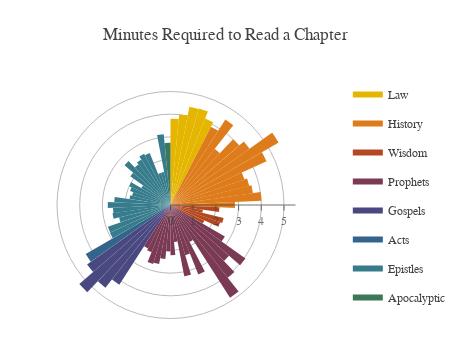

Source (notebook cell):
### Markdown cell above
By the 1st year, we would have only completed 18% of the bible. If this is not discouraging enough, after a further year, we would still not have completed the Old Testament (<span class="yellow-text">Law</span> to <span class="red-text">Prophets</span>). However, upon reaching the New Testament (<span class="blue-text">Gospels</span> to <span class="green-text">Apocalyptic</span>), we could complete the whole set of books within 9 months. The Old Testament is deceivingly at least 3 times longer than the New Testament!

####  Chapter Length

Assuming that the average human reads <a href="http://www.readingsoft.com/" target="_blank">200 words per minute</a>, we can also estimate how long it will take to read 1 chapter a day:

### Code cell
bible["Minutes_p_Chapter"] = bible["Words"] / bible["Chapters"] / 200.
inputs = []

deg_incr = 360. / len(bible.index)
for name, group in __get_genre_groups():
    
    # Insert Legend Item
    inputs.append(
        py_go.Scatterpolar(
            r = [0, 0, 0, 0],
            theta = [0, 0, 0, 0],
            name = name,
            legendgroup = name,
            mode = 'none',
            fill = 'toself',
            fillcolor = __get_genre_colors()[name],
            showlegend = True
        )
    
    )    
    
    # Insert Each Book
    for key, val in group["Minutes_p_Chapter"].items():
        inputs.append(
            py_go.Scatterpolar(
                r = [0, val, val, 0],
                theta = [0,bible.index.get_loc(key)*deg_incr,(bible.index.get_loc(key)+1)*deg_incr,0],
                name = bible["Name"][key],
                legendgroup = name,
                mode = 'none',
                hoverinfo ='text',
                text=bible["Name"][key] + ": " + "{:.1f}".format(val) + " min",
                fill = 'toself',
                fillcolor = __get_genre_colors()[name],
                showlegend = False
            )
        )


layout = py_go.Layout(_d.py_layout)
layout["autosize"] = False
layout["width"] = 450
layout["height"] = 350
layout["margin"] = dict(t=80,l=0,r=0,b=20)
layout["title"] = "Minutes Required to Read a Chapter"
layout["polar"]["angularaxis"]["visible"]=False

fig = py_go.Figure(data=inputs, layout=layout)
py.iplot(fig, config=_d.py_config)

### Figure 1 — Plotly figure (JSON) as saved in the notebook; plotly's stock layout.template omitted (floating-point values rounded to 4 significant figures)
{"data": [{"fill": "toself", "fillcolor": "#e4b600", "legendgroup": "Law", "mode": "none", "name": "Law", "r": [0, 0, 0, 0], "showlegend": true, "theta": [0, 0, 0, 0], "type": "scatterpolar"}, {"fill": "toself", "fillcolor": "#e4b600", "hoverinfo": "text", "legendgroup": "Law", "mode": "none", "name": "Genesis", "r": [0, 3.804, 3.804, 0], "showlegend": false, "text": "Genesis: 3.8 min", "theta": [0, 0, 5.455, 0], "type": "scatterpolar"}, {"fill": "toself", "fillcolor": "#e4b600", "hoverinfo": "text", "legendgroup": "Law", "mode": "none", "name": "Exodus", "r": [0, 4.01, 4.01, 0], "showlegend": false, "text": "Exodus: 4.0 min", "theta": [0, 5.455, 10.91, 0], "type": "scatterpolar"}, {"fill": "toself", "fillcolor": "#e4b600", "hoverinfo": "text", "legendgroup": "Law", "mode": "none", "name": "Leviticus", "r": [0, 4.402, 4.402, 0], "showlegend": false, "text": "Leviticus: 4.4 min", "theta": [0, 10.91, 16.36, 0], "type": "scatterpolar"}, {"fill": "toself", "fillcolor": "#e4b600", "hoverinfo": "text", "legendgroup": "Law", "mode": "none", "name": "Numbers", "r": [0, 4.432, 4.432, 0], "showlegend": false, "text": "Numbers: 4.4 min", "theta": [0, 16.36, 21.82, 0], "type": "scatterpolar"}, {"fill": "toself", "fillcolor": "#e4b600", "hoverinfo": "text", "legendgroup": "Law", "mode": "none", "name": "Deuteronomy", "r": [0, 4.101, 4.101, 0], "showlegend": false, "text": "Deuteronomy: 4.1 min", "theta": [0, 21.82, 27.27, 0], "type": "scatterpolar"}, {"fill": "toself", "fillcolor": "#de7c1c", "legendgroup": "History", "mode": "none", "name": "History", "r": [0, 0, 0, 0], "showlegend": true, "theta": [0, 0, 0, 0], "type": "scatterpolar"}, {"fill": "toself", "fillcolor": "#de7c1c", "hoverinfo": "text", "legendgroup": "History", "mode": "none", "name": "Joshua", "r": [0, 3.884, 3.884, 0], "showlegend": false, "text": "Joshua: 3.9 min", "theta": [0, 27.27, 32.73, 0], "type": "scatterpolar"}, {"fill": "toself", "fillcolor": "#de7c1c", "hoverinfo": "text", "legendgroup": "History", "mode": "none", "name": "Judges", "r": [0, 4.473, 4.473, 0], "showlegend": false, "text": "Judges: 4.5 min", "theta": [0, 32.73, 38.18, 0], "type": "scatterpolar"}, {"fill": "toself", "fillcolor": "#de7c1c", "hoverinfo": "text", "legendgroup": "History", "mode": "none", "name": "Ruth", "r": [0, 3.15, 3.15, 0], "showlegend": false, "text": "Ruth: 3.1 min", "theta": [0, 38.18, 43.64, 0], "type": "scatterpolar"}, {"fill": "toself", "fillcolor": "#de7c1c", "hoverinfo": "text", "legendgroup": "History", "mode": "none", "name": "1 Samuel", "r": [0, 3.995, 3.995, 0], "showlegend": false, "text": "1 Samuel: 4.0 min", "theta": [0, 43.64, 49.09, 0], "type": "scatterpolar"}, {"fill": "toself", "fillcolor": "#de7c1c", "hoverinfo": "text", "legendgroup": "History", "mode": "none", "name": "2 Samuel", "r": [0, 4.275, 4.275, 0], "showlegend": false, "text": "2 Samuel: 4.3 min", "theta": [0, 49.09, 54.55, 0], "type": "scatterpolar"}, {"fill": "toself", "fillcolor": "#de7c1c", "hoverinfo": "text", "legendgroup": "History", "mode": "none", "name": "1 Kings", "r": [0, 5.506, 5.506, 0], "showlegend": false, "text": "1 Kings: 5.5 min", "theta": [0, 54.55, 60.0, 0], "type": "scatterpolar"}, {"fill": "toself", "fillcolor": "#de7c1c", "hoverinfo": "text", "legendgroup": "History", "mode": "none", "name": "2 Kings", "r": [0, 4.651, 4.651, 0], "showlegend": false, "text": "2 Kings: 4.7 min", "theta": [0, 60.0, 65.45, 0], "type": "scatterpolar"}, {"fill": "toself", "fillcolor": "#de7c1c", "hoverinfo": "text", "legendgroup": "History", "mode": "none", "name": "1 Chronicles", "r": [0, 3.451, 3.451, 0], "showlegend": false, "text": "1 Chronicles: 3.5 min", "theta": [0, 65.45, 70.91, 0], "type": "scatterpolar"}, {"fill": "toself", "fillcolor": "#de7c1c", "hoverinfo": "text", "legendgroup": "History", "mode": "none", "name": "2 Chronicles", "r": [0, 3.57, 3.57, 0], "showlegend": false, "text": "2 Chronicles: 3.6 min", "theta": [0, 70.91, 76.36, 0], "type": "scatterpolar"}, {"fill": "toself", "fillcolor": "#de7c1c", "hoverinfo": "text", "legendgroup": "History", "mode": "none", "name": "Ezra", "r": [0, 3.667, 3.667, 0], "showlegend": false, "text": "Ezra: 3.7 min", "theta": [0, 76.36, 81.82, 0], "type": "scatterpolar"}, {"fill": "toself", "fillcolor": "#de7c1c", "hoverinfo": "text", "legendgroup": "History", "mode": "none", "name": "Nehemiah", "r": [0, 4.01, 4.01, 0], "showlegend": false, "text": "Nehemiah: 4.0 min", "theta": [0, 81.82, 87.27, 0], "type": "scatterpolar"}, {"fill": "toself", "fillcolor": "#de7c1c", "hoverinfo": "text", "legendgroup": "History", "mode": "none", "name": "Esther", "r": [0, 2.84, 2.84, 0], "showlegend": false, "text": "Esther: 2.8 min", "theta": [0, 87.27, 92.73, 0], "type": "scatterpolar"}, {"fill": "toself", "fillcolor": "#b44820", "legendgroup": "Wisdom", "mode": "none", "name": "Wisdom", "r": [0, 0, 0, 0], "showlegend": true, "theta": [0, 0, 0, 0], "type": "scatterpolar"}, {"fill": "toself", "fillcolor": "#b44820", "hoverinfo": "text", "legendgroup": "Wisdom", "mode": "none", "name": "Job", "r": [0, 2.16, 2.16, 0], "showlegend": false, "text": "Job: 2.2 min", "theta": [0, 92.73, 98.18, 0], "type": "scatterpolar"}, {"fill": "toself", "fillcolor": "#b44820", "hoverinfo": "text", "legendgroup": "Wisdom", "mode": "none", "name": "Psalms", "r": [0, 1.443, 1.443, 0], "showlegend": false, "text": "Psalms: 1.4 min", "theta": [0, 98.18, 103.6, 0], "type": "scatterpolar"}, {"fill": "toself", "fillcolor": "#b44820", "hoverinfo": "text", "legendgroup": "Wisdom", "mode": "none", "name": "Proverbs", "r": [0, 2.408, 2.408, 0], "showlegend": false, "text": "Proverbs: 2.4 min", "theta": [0, 103.6, 109.1, 0], "type": "scatterpolar"}, {"fill": "toself", "fillcolor": "#b44820", "hoverinfo": "text", "legendgroup": "Wisdom", "mode": "none", "name": "Ecclesiastes", "r": [0, 2.316, 2.316, 0], "showlegend": false, "text": "Ecclesiastes: 2.3 min", "theta": [0, 109.1, 114.5, 0], "type": "scatterpolar"}, {"fill": "toself", "fillcolor": "#b44820", "hoverinfo": "text", "legendgroup": "Wisdom", "mode": "none", "name": "Song of Solomon", "r": [0, 1.64, 1.64, 0], "showlegend": false, "text": "Song of Solomon: 1.6 min", "theta": [0, 114.5, 120.0, 0], "type": "scatterpolar"}, {"fill": "toself", "fillcolor": "#7a3a54", "legendgroup": "Prophets", "mode": "none", "name": "Prophets", "r": [0, 0, 0, 0], "showlegend": true, "theta": [0, 0, 0, 0], "type": "scatterpolar"}, {"fill": "toself", "fillcolor": "#7a3a54", "hoverinfo": "text", "legendgroup": "Prophets", "mode": "none", "name": "Isaiah", "r": [0, 2.764, 2.764, 0], "showlegend": false, "text": "Isaiah: 2.8 min", "theta": [0, 120.0, 125.5, 0], "type": "scatterpolar"}, {"fill": "toself", "fillcolor": "#7a3a54", "hoverinfo": "text", "legendgroup": "Prophets", "mode": "none", "name": "Jeremiah", "r": [0, 4.053, 4.053, 0], "showlegend": false, "text": "Jeremiah: 4.1 min", "theta": [0, 125.5, 130.9, 0], "type": "scatterpolar"}, {"fill": "toself", "fillcolor": "#7a3a54", "hoverinfo": "text", "legendgroup": "Prophets", "mode": "none", "name": "Lamentations", "r": [0, 3.414, 3.414, 0], "showlegend": false, "text": "Lamentations: 3.4 min", "theta": [0, 130.9, 136.4, 0], "type": "scatterpolar"}, {"fill": "toself", "fillcolor": "#7a3a54", "hoverinfo": "text", "legendgroup": "Prophets", "mode": "none", "name": "Ezekiel", "r": [0, 4.079, 4.079, 0], "showlegend": false, "text": "Ezekiel: 4.1 min", "theta": [0, 136.4, 141.8, 0], "type": "scatterpolar"}, {"fill": "toself", "fillcolor": "#7a3a54", "hoverinfo": "text", "legendgroup": "Prophets", "mode": "none", "name": "Daniel", "r": [0, 4.852, 4.852, 0], "showlegend": false, "text": "Daniel: 4.9 min", "theta": [0, 141.8, 147.3, 0], "type": "scatterpolar"}, {"fill": "toself", "fillcolor": "#7a3a54", "hoverinfo": "text", "legendgroup": "Prophets", "mode": "none", "name": "Hosea", "r": [0, 1.837, 1.837, 0], "showlegend": false, "text": "Hosea: 1.8 min", "theta": [0, 147.3, 152.7, 0], "type": "scatterpolar"}, {"fill": "toself", "fillcolor": "#7a3a54", "hoverinfo": "text", "legendgroup": "Prophets", "mode": "none", "name": "Joel", "r": [0, 3.298, 3.298, 0], "showlegend": false, "text": "Joel: 3.3 min", "theta": [0, 152.7, 158.2, 0], "type": "scatterpolar"}, {"fill": "toself", "fillcolor": "#7a3a54", "hoverinfo": "text", "legendgroup": "Prophets", "mode": "none", "name": "Amos", "r": [0, 2.304, 2.304, 0], "showlegend": false, "text": "Amos: 2.3 min", "theta": [0, 158.2, 163.6, 0], "type": "scatterpolar"}, {"fill": "toself", "fillcolor": "#7a3a54", "hoverinfo": "text", "legendgroup": "Prophets", "mode": "none", "name": "Obadiah", "r": [0, 3.2, 3.2, 0], "showlegend": false, "text": "Obadiah: 3.2 min", "theta": [0, 163.6, 169.1, 0], "type": "scatterpolar"}, {"fill": "toself", "fillcolor": "#7a3a54", "hoverinfo": "text", "legendgroup": "Prophets", "mode": "none", "name": "Jonah", "r": [0, 1.639, 1.639, 0], "showlegend": false, "text": "Jonah: 1.6 min", "theta": [0, 169.1, 174.5, 0], "type": "scatterpolar"}, {"fill": "toself", "fillcolor": "#7a3a54", "hoverinfo": "text", "legendgroup": "Prophets", "mode": "none", "name": "Micah", "r": [0, 2.211, 2.211, 0], "showlegend": false, "text": "Micah: 2.2 min", "theta": [0, 174.5, 180, 0], "type": "scatterpolar"}, {"fill": "toself", "fillcolor": "#7a3a54", "hoverinfo": "text", "legendgroup": "Prophets", "mode": "none", "name": "Nahum", "r": [0, 2.045, 2.045, 0], "showlegend": false, "text": "Nahum: 2.0 min", "theta": [0, 180, 185.5, 0], "type": "scatterpolar"}, {"fill": "toself", "fillcolor": "#7a3a54", "hoverinfo": "text", "legendgroup": "Prophets", "mode": "none", "name": "Habakkuk", "r": [0, 2.388, 2.388, 0], "showlegend": false, "text": "Habakkuk: 2.4 min", "theta": [0, 185.5, 190.9, 0], "type": "scatterpolar"}, {"fill": "toself", "fillcolor": "#7a3a54", "hoverinfo": "text", "legendgroup": "Prophets", "mode": "none", "name": "Zephaniah", "r": [0, 2.652, 2.652, 0], "showlegend": false, "text": "Zephaniah: 2.7 min", "theta": [0, 190.9, 196.4, 0], "type": "scatterpolar"}, {"fill": "toself", "fillcolor": "#7a3a54", "hoverinfo": "text", "legendgroup": "Prophets", "mode": "none", "name": "Haggai", "r": [0, 2.71, 2.71, 0], "showlegend": false, "text": "Haggai: 2.7 min", "theta": [0, 196.4, 201.8, 0], "type": "scatterpolar"}, {"fill": "toself", "fillcolor": "#7a3a54", "hoverinfo": "text", "legendgroup": "Prophets", "mode": "none", "name": "Zechariah", "r": [0, 2.248, 2.248, 0], "showlegend": false, "text": "Zechariah: 2.2 min", "theta": [0, 201.8, 207.3, 0], "type": "scatterpolar"}, {"fill": "toself", "fillcolor": "#7a3a54", "hoverinfo": "text", "legendgroup": "Prophets", "mode": "none", "name": "Malachi", "r": [0, 2.154, 2.154, 0], "showlegend": false, "text": "Malachi: 2.2 min", "theta": [0, 207.3, 212.7, 0], "type": "scatterpolar"}, {"fill": "toself", "fillcolor": "#4a4880", "legendgroup": "Gospels", "mode": "none", "name": "Gospels", "r": [0, 0, 0, 0], "showlegend": true, "theta": [0, 0, 0, 0], "type": "scatterpolar"}, {"fill": "toself", "fillcolor": "#4a4880", "hoverinfo": "text", "legendgroup": "Gospels", "mode": "none", "name": "Matthew", "r": [0, 4.17, 4.17, 0], "showlegend": false, "text": "Matthew: 4.2 min", "theta": [0, 212.7, 218.2, 0], "type": "scatterpolar"}, {"fill": "toself", "fillcolor": "#4a4880", "hoverinfo": "text", "legendgroup": "Gospels", "mode": "none", "name": "Mark", "r": [0, 4.638, 4.638, 0], "showlegend": false, "text": "Mark: 4.6 min", "theta": [0, 218.2, 223.6, 0], "type": "scatterpolar"}, {"fill": "toself", "fillcolor": "#4a4880", "hoverinfo": "text", "legendgroup": "Gospels", "mode": "none", "name": "Luke", "r": [0, 5.315, 5.315, 0], "showlegend": false, "text": "Luke: 5.3 min", "theta": [0, 223.6, 229.1, 0], "type": "scatterpolar"}, {"fill": "toself", "fillcolor": "#4a4880", "hoverinfo": "text", "legendgroup": "Gospels", "mode": "none", "name": "John", "r": [0, 4.51, 4.51, 0], "showlegend": false, "text": "John: 4.5 min", "theta": [0, 229.1, 234.5, 0], "type": "scatterpolar"}, {"fill": "toself", "fillcolor": "#34648b", "legendgroup": "Acts", "mode": "none", "name": "Acts", "r": [0, 0, 0, 0], "showlegend": true, "theta": [0, 0, 0, 0], "type": "scatterpolar"}, {"fill": "toself", "fillcolor": "#34648b", "hoverinfo": "text", "legendgroup": "Acts", "mode": "none", "name": "Acts", "r": [0, 4.312, 4.312, 0], "showlegend": false, "text": "Acts: 4.3 min", "theta": [0, 234.5, 240.0, 0], "type": "scatterpolar"}, {"fill": "toself", "fillcolor": "#377c8c", "legendgroup": "Epistles", "mode": "none", "name": "Epistles", "r": [0, 0, 0, 0], "showlegend": true, "theta": [0, 0, 0, 0], "type": "scatterpolar"}, {"fill": "toself", "fillcolor": "#377c8c", "hoverinfo": "text", "legendgroup": "Epistles", "mode": "none", "name": "Romans", "r": [0, 2.938, 2.938, 0], "showlegend": false, "text": "Romans: 2.9 min", "theta": [0, 240.0, 245.5, 0], "type": "scatterpolar"}, {"fill": "toself", "fillcolor": "#377c8c", "hoverinfo": "text", "legendgroup": "Epistles", "mode": "none", "name": "1 Corinthians", "r": [0, 2.919, 2.919, 0], "showlegend": false, "text": "1 Corinthians: 2.9 min", "theta": [0, 245.5, 250.9, 0], "type": "scatterpolar"}, {"fill": "toself", "fillcolor": "#377c8c", "hoverinfo": "text", "legendgroup": "Epistles", "mode": "none", "name": "2 Corinthians", "r": [0, 2.333, 2.333, 0], "showlegend": false, "text": "2 Corinthians: 2.3 min", "theta": [0, 250.9, 256.4, 0], "type": "scatterpolar"}, {"fill": "toself", "fillcolor": "#377c8c", "hoverinfo": "text", "legendgroup": "Epistles", "mode": "none", "name": "Galatians", "r": [0, 2.583, 2.583, 0], "showlegend": false, "text": "Galatians: 2.6 min", "theta": [0, 256.4, 261.8, 0], "type": "scatterpolar"}, {"fill": "toself", "fillcolor": "#377c8c", "hoverinfo": "text", "legendgroup": "Epistles", "mode": "none", "name": "Ephesians", "r": [0, 2.538, 2.538, 0], "showlegend": false, "text": "Ephesians: 2.5 min", "theta": [0, 261.8, 267.3, 0], "type": "scatterpolar"}, {"fill": "toself", "fillcolor": "#377c8c", "hoverinfo": "text", "legendgroup": "Epistles", "mode": "none", "name": "Philippians", "r": [0, 2.765, 2.765, 0], "showlegend": false, "text": "Philippians: 2.8 min", "theta": [0, 267.3, 272.7, 0], "type": "scatterpolar"}, {"fill": "toself", "fillcolor": "#377c8c", "hoverinfo": "text", "legendgroup": "Epistles", "mode": "none", "name": "Colossians", "r": [0, 2.481, 2.481, 0], "showlegend": false, "text": "Colossians: 2.5 min", "theta": [0, 272.7, 278.2, 0], "type": "scatterpolar"}, {"fill": "toself", "fillcolor": "#377c8c", "hoverinfo": "text", "legendgroup": "Epistles", "mode": "none", "name": "1 Thessalonians", "r": [0, 1.825, 1.825, 0], "showlegend": false, "text": "1 Thessalonians: 1.8 min", "theta": [0, 278.2, 283.6, 0], "type": "scatterpolar"}, {"fill": "toself", "fillcolor": "#377c8c", "hoverinfo": "text", "legendgroup": "Epistles", "mode": "none", "name": "2 Thessalonians", "r": [0, 1.74, 1.74, 0], "showlegend": false, "text": "2 Thessalonians: 1.7 min", "theta": [0, 283.6, 289.1, 0], "type": "scatterpolar"}, {"fill": "toself", "fillcolor": "#377c8c", "hoverinfo": "text", "legendgroup": "Epistles", "mode": "none", "name": "1 Timothy", "r": [0, 1.885, 1.885, 0], "showlegend": false, "text": "1 Timothy: 1.9 min", "theta": [0, 289.1, 294.5, 0], "type": "scatterpolar"}, {"fill": "toself", "fillcolor": "#377c8c", "hoverinfo": "text", "legendgroup": "Epistles", "mode": "none", "name": "2 Timothy", "r": [0, 1.999, 1.999, 0], "showlegend": false, "text": "2 Timothy: 2.0 min", "theta": [0, 294.5, 300, 0], "type": "scatterpolar"}, {"fill": "toself", "fillcolor": "#377c8c", "hoverinfo": "text", "legendgroup": "Epistles", "mode": "none", "name": "Titus", "r": [0, 1.487, 1.487, 0], "showlegend": false, "text": "Titus: 1.5 min", "theta": [0, 300, 305.5, 0], "type": "scatterpolar"}, {"fill": "toself", "fillcolor": "#377c8c", "hoverinfo": "text", "legendgroup": "Epistles", "mode": "none", "name": "Philemon", "r": [0, 2.175, 2.175, 0], "showlegend": false, "text": "Philemon: 2.2 min", "theta": [0, 305.5, 310.9, 0], "type": "scatterpolar"}, {"fill": "toself", "fillcolor": "#377c8c", "hoverinfo": "text", "legendgroup": "Epistles", "mode": "none", "name": "Hebrews", "r": [0, 2.678, 2.678, 0], "showlegend": false, "text": "Hebrews: 2.7 min", "theta": [0, 310.9, 316.4, 0], "type": "scatterpolar"}, {"fill": "toself", "fillcolor": "#377c8c", "hoverinfo": "text", "legendgroup": "Epistles", "mode": "none", "name": "James", "r": [0, 2.279, 2.279, 0], "showlegend": false, "text": "James: 2.3 min", "theta": [0, 316.4, 321.8, 0], "type": "scatterpolar"}, {"fill": "toself", "fillcolor": "#377c8c", "hoverinfo": "text", "legendgroup": "Epistles", "mode": "none", "name": "1 Peter", "r": [0, 2.387, 2.387, 0], "showlegend": false, "text": "1 Peter: 2.4 min", "theta": [0, 321.8, 327.3, 0], "type": "scatterpolar"}, {"fill": "toself", "fillcolor": "#377c8c", "hoverinfo": "text", "legendgroup": "Epistles", "mode": "none", "name": "2 Peter", "r": [0, 2.538, 2.538, 0], "showlegend": false, "text": "2 Peter: 2.5 min", "theta": [0, 327.3, 332.7, 0], "type": "scatterpolar"}, {"fill": "toself", "fillcolor": "#377c8c", "hoverinfo": "text", "legendgroup": "Epistles", "mode": "none", "name": "1 John", "r": [0, 2.465, 2.465, 0], "showlegend": false, "text": "1 John: 2.5 min", "theta": [0, 332.7, 338.2, 0], "type": "scatterpolar"}, {"fill": "toself", "fillcolor": "#377c8c", "hoverinfo": "text", "legendgroup": "Epistles", "mode": "none", "name": "2 John", "r": [0, 1.475, 1.475, 0], "showlegend": false, "text": "2 John: 1.5 min", "theta": [0, 338.2, 343.6, 0], "type": "scatterpolar"}, {"fill": "toself", "fillcolor": "#377c8c", "hoverinfo": "text", "legendgroup": "Epistles", "mode": "none", "name": "3 John", "r": [0, 1.48, 1.48, 0], "showlegend": false, "text": "3 John: 1.5 min", "theta": [0, 343.6, 349.1, 0], "type": "scatterpolar"}, {"fill": "toself", "fillcolor": "#377c8c", "hoverinfo": "text", "legendgroup": "Epistles", "mode": "none", "name": "Jude", "r": [0, 3.135, 3.135, 0], "showlegend": false, "text": "Jude: 3.1 min", "theta": [0, 349.1, 354.5, 0], "type": "scatterpolar"}, {"fill": "toself", "fillcolor": "#3c7759", "legendgroup": "Apocalyptic", "mode": "none", "name": "Apocalyptic", "r": [0, 0, 0, 0], "showlegend": true, "theta": [0, 0, 0, 0], "type": "scatterpolar"}, {"fill": "toself", "fillcolor": "#3c7759", "hoverinfo": "text", "legendgroup": "Apocalyptic", "mode": "none", "name": "Revelation", "r": [0, 2.738, 2.738, 0], "showlegend": false, "text": "Revelation: 2.7 min", "theta": [0, 354.5, 360, 0], "type": "scatterpolar"}], "layout": {"autosize": false, "font": {"color": "#424242", "family": "IBM Plex Sans"}, "height": 350, "margin": {"b": 20, "l": 0, "r": 0, "t": 80}, "paper_bgcolor": "#ffffff", "plot_bgcolor": "#ffffff", "polar": {"angularaxis": {"color": "#424242bf", "direction": "clockwise", "visible": false}, "bgcolor": "#ffffff", "radialaxis": {"color": "#424242bf"}}, "title": "Minutes Required to Read a Chapter", "width": 450, "xaxis": {"color": "#424242bf"}, "yaxis": {"color": "#424242bf"}}}
